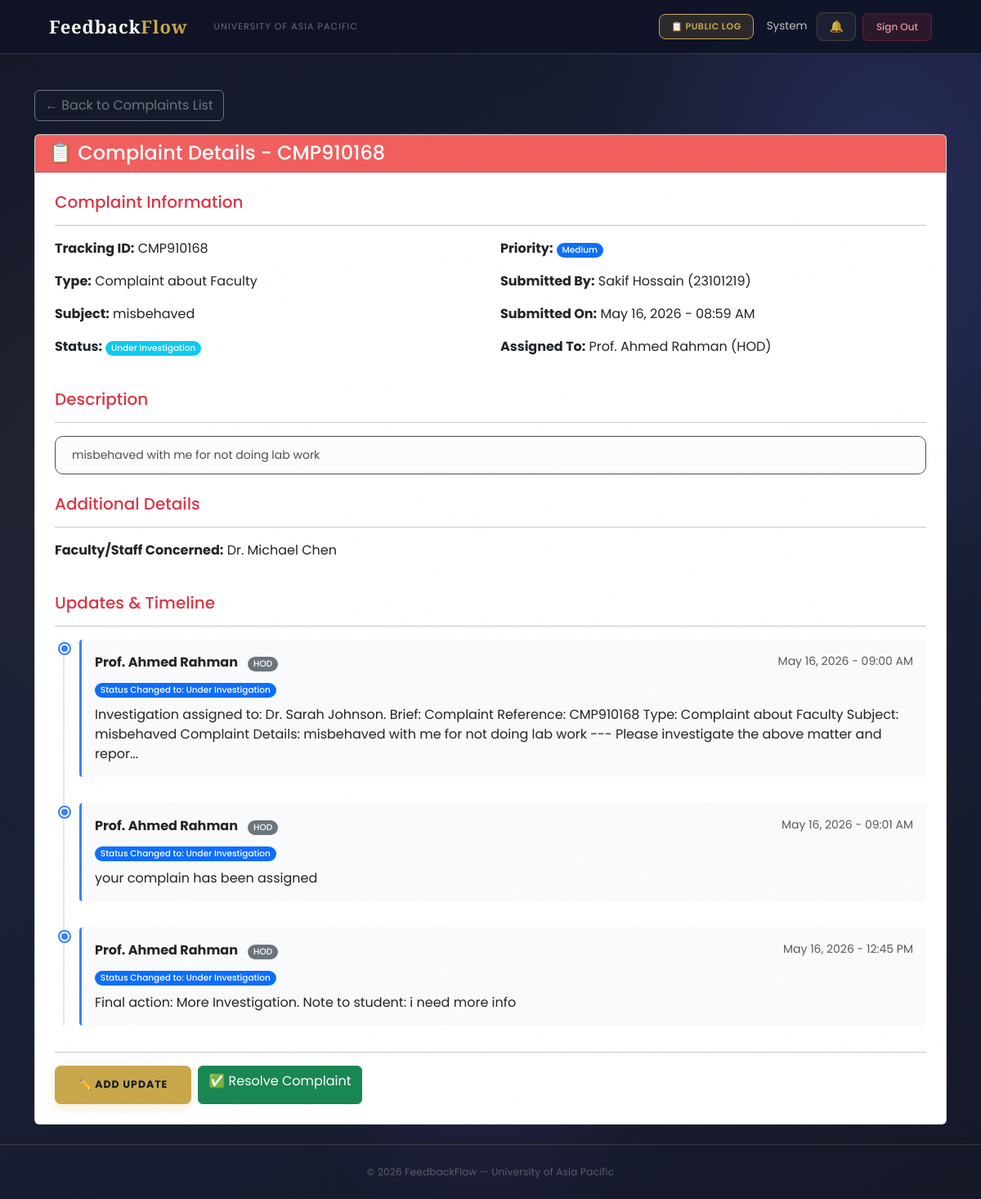
/complaints/detail/1/ (signed in), run on an earlier commit of the app's database.
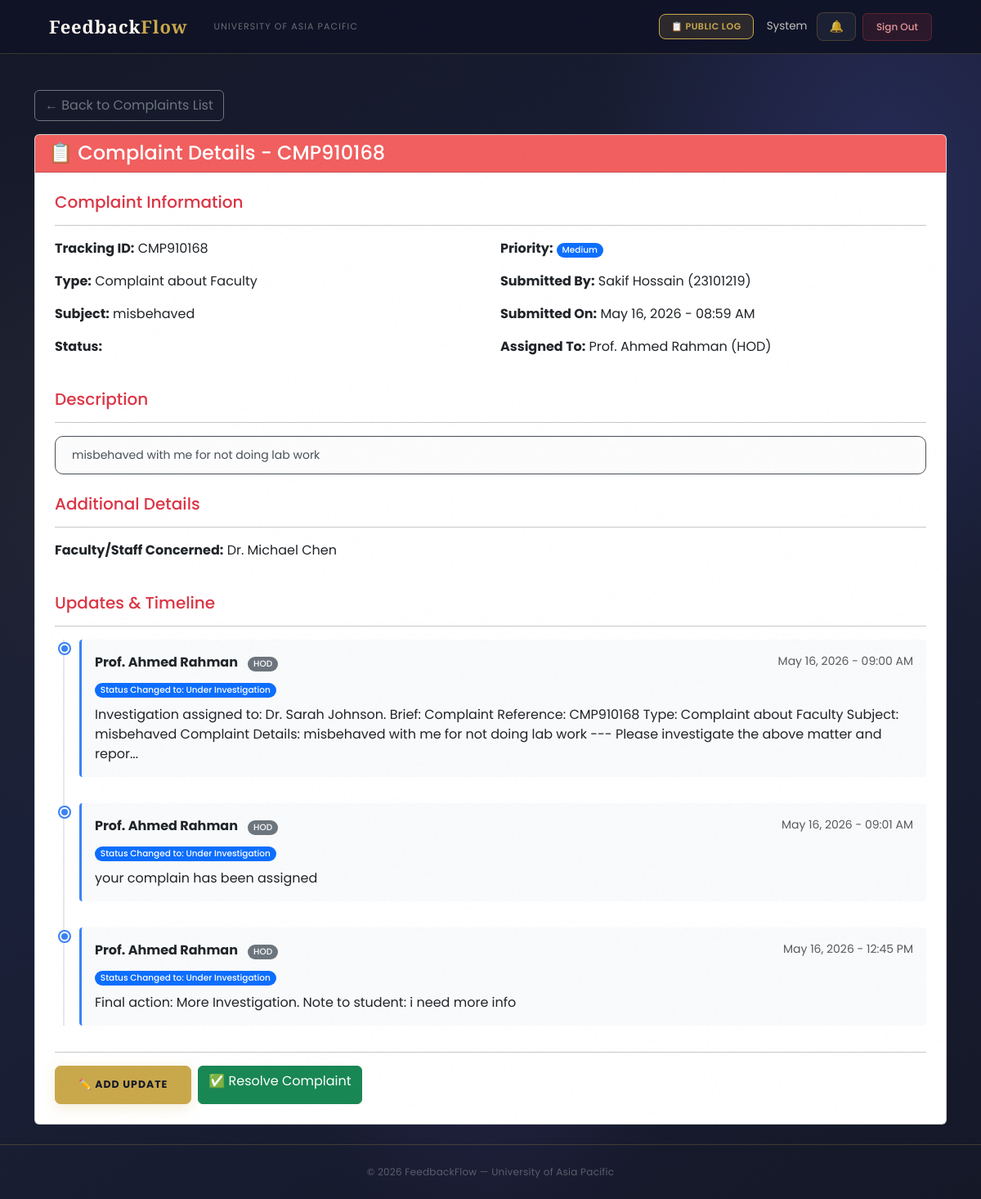
And on a later commit of the database.
### complaints/models.py (models this page shows, shortened)
class Complaint(models.Model):
    COMPLAINT_TYPE_CHOICES = (
        ('Faculty',  'Complaint about Faculty'),
        ('HOD',      'Complaint about HOD'),
        ('Staff',    'Complaint about Staff'),
        ('Facility', 'Facility Issue'),
        ('Advice',   'General Advice'),
        ('Opinion',  'Opinion/Suggestion'),
    )
    STATUS_CHOICES = (
        ('Pending',             'Pending Review'),
        ('Under Investigation', 'Under Investigation'),
        ('Findings Submitted',  'Findings Submitted'),
        ('Resolved',            'Resolved'),
        ('Escalated',           'Escalated to Higher Authority'),
    )
    PRIORITY_CHOICES = (
        ('Low',    'Low'),
        ('Medium', 'Medium'),
        ('High',   'High'),
        ('Urgent', 'Urgent'),
    )
    student             = models.ForeignKey(settings.AUTH_USER_MODEL, on_delete=models.CASCADE, related_name='complaints_submitted')
    complaint_type      = models.CharField(max_length=20, choices=COMPLAINT_TYPE_CHOICES)
    resolution_deadline = models.DateField(null=True, blank=True, help_text='Deadline for resolving this complaint')
    subject             = models.CharField(max_length=200)
    description         = models.TextField()
    faculty_concerned   = models.ForeignKey(
        settings.AUTH_USER_MODEL, on_delete=models.SET_NULL,
        null=True, blank=True, related_name='complaints_against',
        limit_choices_to={'role__in': ['Faculty', 'HOD', 'Staff']}
    )
    location          = models.CharField(max_length=200, blank=True, null=True)
    status            = models.CharField(max_length=30, choices=STATUS_CHOICES, default='Pending')
    priority          = models.CharField(max_length=10, choices=PRIORITY_CHOICES, default='Medium')
    assigned_to       = models.ForeignKey(settings.AUTH_USER_MODEL, on_delete=models.SET_NULL, null=True, blank=True, related_name='complaints_assigned')
    is_anonymous      = models.BooleanField(default=False)
    final_action_note = models.TextField(blank=True, null=True)
    submitted_at      = models.DateTimeField(auto_now_add=True)
    updated_at        = models.DateTimeField(auto_now=True)
    resolved_at       = models.DateTimeField(null=True, blank=True)
    tracking_id       = models.CharField(max_length=20, unique=True, editable=False)
    class Meta:
        ordering        = ['-submitted_at']
        verbose_name    = 'Complaint'
        verbose_name_plural = 'Complaints'

### users/models.py (models this page shows, shortened)
class User(AbstractBaseUser, PermissionsMixin):
    ROLE_CHOICES = (
        ('Student', 'Student'),
        ('Faculty', 'Faculty'),
        ('HOD', 'Head of Department'),
        ('Staff', 'Staff'),
        ('DAO', 'Dean of Administration Office'),
        ('Admin', 'Administrator'),
        ('Committee', 'Committee Member'),
    )
    DEPARTMENT_CHOICES = (
        ('DBA', 'Department of Business Administration'),
        ('CSE', 'Department of Computer Science and Engineering'),
        ('CE', 'Department of Civil Engineering'),
        ('EEE', 'Department of Electrical and Electronic Engineering'),
        ('Pharmacy', 'Department of Pharmacy'),
        ('Law', 'Department of Law and Human Rights'),
        ('English', 'Department of English'),
        ('Architecture', 'Department of Architecture'),
    )
    COMMITTEE_TYPE_CHOICES = (
        ('Harassment Committee', 'Harassment Committee'),
        ('Proctorial Committee', 'Proctorial Committee'),
    )
    email       = models.EmailField(unique=True, max_length=255)
    full_name   = models.CharField(max_length=150)
    role        = models.CharField(max_length=20, choices=ROLE_CHOICES)
    department  = models.CharField(max_length=100, choices=DEPARTMENT_CHOICES, null=True, blank=True)
    student_id  = models.CharField(max_length=50, unique=True, null=True, blank=True)
    committee_type = models.CharField(
        max_length=50,
        choices=COMMITTEE_TYPE_CHOICES,
        null=True, blank=True
    )
    is_active   = models.BooleanField(default=True)
    is_staff    = models.BooleanField(default=False)
    created_at  = models.DateTimeField(auto_now_add=True)
    updated_at  = models.DateTimeField(auto_now=True)
    USERNAME_FIELD  = 'email'
    REQUIRED_FIELDS = ['full_name']
    objects = UserManager()
    class Meta:
        verbose_name        = 'User'
        verbose_name_plural = 'Users'
        ordering            = ['-created_at']
    def get_short_name(self):
        return self.full_name.split()[0] if self.full_name else self.email

### complaints/views.py (the view)
# urls.py: path('detail/<int:complaint_id>/', views.complaint_detail, name='complaint_detail'),
@login_required
def complaint_detail(request, complaint_id):
    complaint = get_object_or_404(Complaint, id=complaint_id)
    if request.user.role == 'Student' and complaint.student != request.user:
        messages.error(request, 'You can only view your own complaints.')
        return redirect('my_complaints')
    updates = complaint.updates.all().order_by('created_at')
    context = {
        'complaint': complaint,
        'updates': updates,
        'page_title': f'Complaint {complaint.tracking_id}'
    }
    return render(request, 'complaints/complaint_detail.html', context)

### users/context_processors.py (called while the page is built)
def notifications_count(request):
    if request.user.is_authenticated:
        from users.models import Notification, Announcement
        count = Notification.objects.filter(
            recipient=request.user,
            is_read=False
        ).count()
        active_announcements = []
        for ann in Announcement.objects.filter(is_active=True).order_by('-created_at')[:10]:
            if ann.is_visible_to(request.user):
                active_announcements.append(ann)
            if len(active_announcements) >= 3:
                break
        return {
            'unread_notifications_count': count,
            'active_announcements': active_announcements,
        }
    return {'unread_notifications_count': 0, 'active_announcements': []}

### complaints/templates/complaints/complaint_detail.html (shortened to what the changed rows need)
{% extends 'users/base.html' %}
{% block content %}
<div class="container mt-4">
    <div class="card detail-card mb-4">
        <div class="card-header bg-danger text-white">
            <h4 class="mb-0">📋
                {% if complaint.complaint_type == 'Advice' %}Advice
                {% elif complaint.complaint_type == 'Opinion' %}Opinion
                {% elif complaint.complaint_type == 'Facility' %}Issue
                {% else %}Complaint{% endif %} Details - {{ complaint.tracking_id }}
            </h4>
        </div>
        <div class="card-body p-4">
            <div class="mb-4">
                <div class="row">
                    <div class="col-md-6">
                        <p><strong>Tracking ID:</strong> {{ complaint.tracking_id }}</p>
                        <p><strong>Type:</strong> {{ complaint.get_complaint_type_display }}</p>
                        <p><strong>Subject:</strong> {{ complaint.subject }}</p>
                        <p><strong>Status:</strong>
                            <span class="badge
                                {% if complaint.status == 'Pending' %}bg-warning text-dark
                                {% elif complaint.status == 'Under Investigation' %}bg-info
                                {% elif complaint.status == 'Resolved' %}bg-success
                                {% elif complaint.status == 'Escalated' %}bg-danger
                                {% endif %}">
                                {{ complaint.status }}
                            </span>
                        </p>
                    </div>
                    <div class="col-md-6">
                        <p><strong>Priority:</strong>
                            <span class="badge
                                {% if complaint.priority == 'Low' %}bg-secondary
                                {% elif complaint.priority == 'Medium' %}bg-primary
                                {% elif complaint.priority == 'High' %}bg-warning text-dark
                                {% elif complaint.priority == 'Urgent' %}bg-danger
                                {% endif %}">
                                {{ complaint.priority }}
                            </span>
                        </p>
                        <p><strong>Submitted By:</strong>
                            {% if complaint.is_anonymous and request.user.role == 'Student' %}
                                Anonymous Student
                            {% elif complaint.is_anonymous and request.user.role != 'Admin' %}
                                Anonymous Student
                            {% else %}
                                {{ complaint.student.full_name }} ({{ complaint.student.student_id }})
                            {% endif %}
                        </p>
                        <p><strong>Submitted On:</strong> {{ complaint.submitted_at|date:"M d, Y - h:i A" }}</p>
                        <p><strong>Assigned To:</strong> {{ complaint.assigned_to.full_name }} ({{ complaint.assigned_to.role }})</p>
                    </div>
                </div>
            </div>
            <div class="mb-4">
                <div class="alert alert-light">
                    <p class="mb-0">{{ complaint.description }}</p>
                </div>
            </div>
            <div class="mb-4">
                <div class="row">
                    {% if complaint.faculty_concerned %}
                    <div class="col-md-6">
                        <p><strong>Faculty/Staff Concerned:</strong> {{ complaint.faculty_concerned.full_name }}</p>
                    </div>
                    {% endif %}
                </div>
            </div>
        </div>
    </div>
</div>
{% endblock %}

What changed in the data, as far as the page shows it:
changed Complaint "CMP910168": status "Under Investigation" → (not shown)
